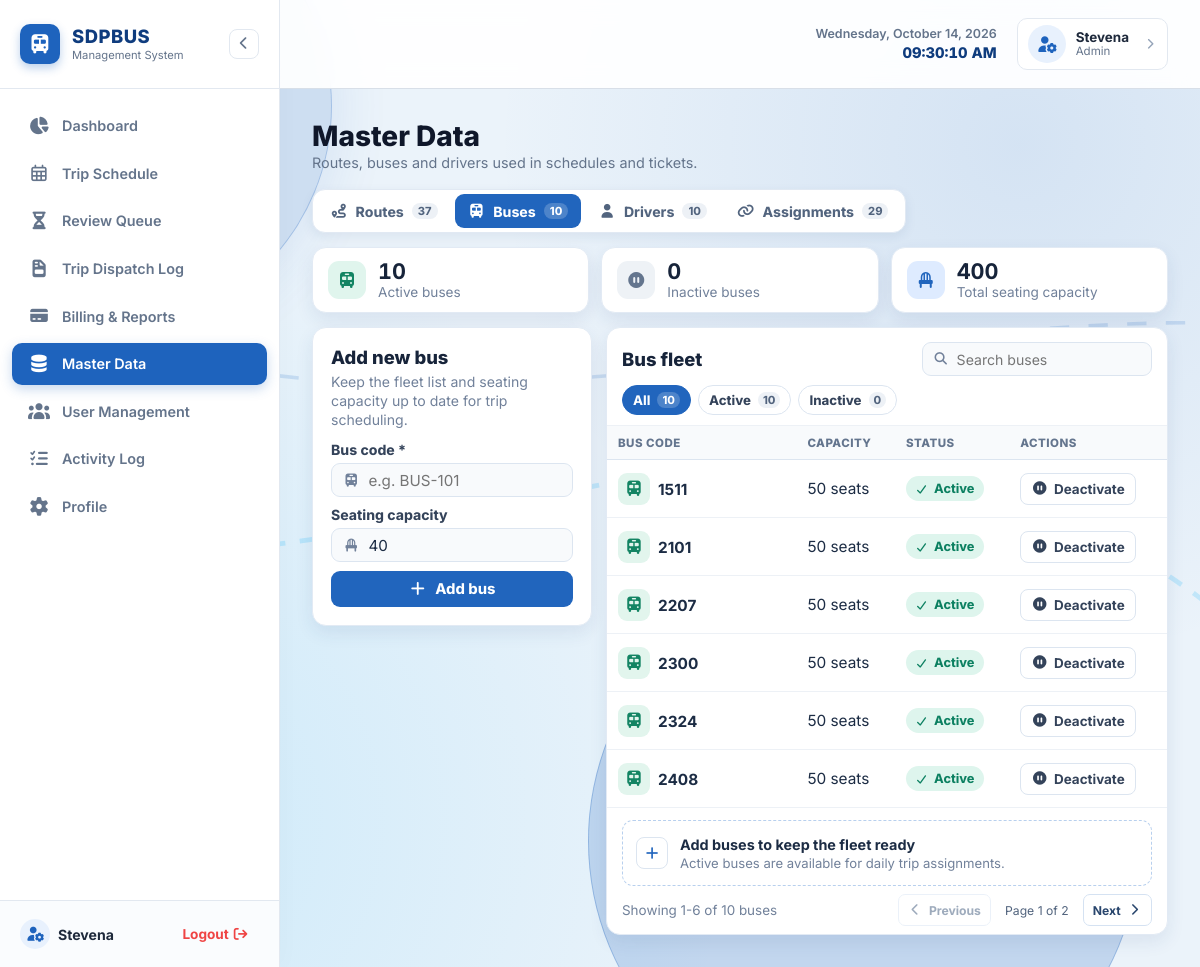
Page /ojt-sdpbus/frontend/admin/master_data.php?tab=buses (signed in) on the committed database.
### tables this page shows
CREATE TABLE buses (
    id INTEGER PRIMARY KEY AUTOINCREMENT,
    bus_code VARCHAR(20) NOT NULL UNIQUE,
    capacity INTEGER NOT NULL DEFAULT 40,
    status VARCHAR(20) NOT NULL DEFAULT 'ACTIVE',
    created_at DATETIME DEFAULT CURRENT_TIMESTAMP
);

### ojt-sdpbus/frontend/admin/master_data.php (the view, shortened to what the rows shown need)
<?php
require_once __DIR__ . '/../../includes/functions.php';
$db = Database::getConnection();
$activeTab = strtolower(sanitize($_GET['tab'] ?? 'routes'));
$routes = $db->query("SELECT * FROM routes ORDER BY route_name ASC")->fetchAll();
$buses = $db->query("SELECT * FROM buses ORDER BY bus_code ASC")->fetchAll();
$drivers = $db->query("SELECT * FROM drivers ORDER BY driver_name ASC")->fetchAll();
$assignments = $db->query("SELECT da.id, da.driver_id, da.bus_id, da.route_id, da.status,
                                  d.driver_name, b.bus_code, r.route_name
                           FROM driver_assignments da
                           JOIN drivers d ON d.id = da.driver_id
                           JOIN buses b ON b.id = da.bus_id
                           JOIN routes r ON r.id = da.route_id
                           ORDER BY d.driver_name, b.bus_code, r.route_name")->fetchAll();
$masterTabs = [
    'routes' => ['label' => 'Routes', 'icon' => 'fa-route', 'items' => $routes, 'count' => count($routes)],
    'buses' => ['label' => 'Buses', 'icon' => 'fa-bus', 'items' => $buses, 'count' => count($buses)],
    'drivers' => ['label' => 'Drivers', 'icon' => 'fa-user', 'items' => $drivers, 'count' => count($drivers)],
    'assignments' => ['label' => 'Assignments', 'icon' => 'fa-link', 'items' => $assignments, 'count' => count($assignments)]
];
include __DIR__ . '/../../includes/header.php';
?>
<main class="main-content master-data-page">
    <div class="master-data-content">
        <header class="master-page-header">
            <h1>Master Data</h1>
        </header>
        <div class="master-data-layout" data-items-label="<?= strtolower($masterTabs[$activeTab]['label']) ?>">
            <section class="master-panel master-create-panel" aria-labelledby="master-create-title">
                <?php if ($activeTab === 'routes'): ?>
                    <header class="master-panel-heading">
                        <h1 id="master-create-title">Add new route</h1>
                        <p>Rate and toll are applied automatically to every new ticket on this route.</p>
                    </header>
                    <form action="/xampp/yoko-na/ojt-sdpbus/backend/master_data/manage_routes.php" method="POST" class="master-form" autocomplete="off">
                        <input type="hidden" name="action" value="create">
                        <div class="master-field">
                            <label for="route-name">Route name *</label>
                            <div class="master-input-with-icon"><i class="fas fa-route" aria-hidden="true"></i><input type="text" id="route-name" name="route_name" required maxlength="100" autocomplete="off" placeholder="e.g. Route A - Main Line"></div>
                        </div>
                        <div class="master-money-fields">
                            <div class="master-field">
                                <label for="route-rate">Rate (₱)</label>
                                <input type="number" id="route-rate" name="rate" min="0" step="0.01" value="0.00" required>
                            </div>
                            <div class="master-field">
                                <label for="route-toll">Toll (₱)</label>
                                <input type="number" id="route-toll" name="toll" min="0" step="0.01" value="0.00" required>
                            </div>
                        </div>
                        <div class="route-fee-preview" aria-live="polite">
                            <div><span>Rate</span><strong id="preview-rate">₱0.00</strong></div>
                            <div><span>Toll</span><strong id="preview-toll">₱0.00</strong></div>
                            <div class="route-preview-total"><span>Total fee per trip</span><strong id="preview-total">₱0.00</strong></div>
                        </div>
                        <button type="submit" class="master-submit"><i class="fas fa-plus" aria-hidden="true"></i> Add route</button>
                    </form>
                <?php elseif ($activeTab === 'buses'): ?>
                    <header class="master-panel-heading">
                        <h1 id="master-create-title">Add new bus</h1>
                    </header>
                <?php endif; ?>
            </section>
            <section class="master-panel master-list-panel" aria-labelledby="master-list-title">
                <div class="master-list-heading">
                    <h2 id="master-list-title"><?= $activeTab === 'routes' ? 'Existing routes' : ($activeTab === 'buses' ? 'Bus fleet' : ($activeTab === 'drivers' ? 'Driver roster' : 'Driver assignments')) ?></h2>
                </div>
                <div class="master-table-wrap">
                    <table class="master-table">
                        <thead>
                            <?php if ($activeTab === 'routes'): ?>
                                <tr><th scope="col">Route name</th><th scope="col">Rate</th><th scope="col">Toll</th><th scope="col">Total fee</th><th scope="col">Status</th><th scope="col">Actions</th></tr>
                            <?php elseif ($activeTab === 'buses'): ?>
                                <tr><th scope="col">Bus code</th><th scope="col">Capacity</th><th scope="col">Status</th><th scope="col">Actions</th></tr>
                            <?php elseif ($activeTab === 'drivers'): ?>
                                <tr><th scope="col">Driver name</th><th scope="col">Status</th><th scope="col">Actions</th></tr>
                            <?php else: ?>
                                <tr><th scope="col">Driver</th><th scope="col">Bus</th><th scope="col">Route</th><th scope="col">Status</th><th scope="col">Actions</th></tr>
                            <?php endif; ?>
                        </thead>
                        <tbody id="master-rows">
                            <?php if ($activeTab === 'routes'): ?>
                                <?php foreach ($routes as $route): ?>
                                    <tr class="master-row" data-status="<?= htmlspecialchars($route['status']) ?>" data-search="<?= htmlspecialchars(strtolower($route['route_name'])) ?>">
                                        <td data-label="Route name"><span class="master-item-icon icon-route"><i class="fas fa-route" aria-hidden="true"></i></span><strong><?= htmlspecialchars($route['route_name']) ?></strong></td>
                                        <td data-label="Rate">₱<?= number_format((float)$route['rate'], 2) ?></td>
                                        <td data-label="Toll">₱<?= number_format((float)$route['toll'], 2) ?></td>
                                        <td data-label="Total fee"><strong>₱<?= number_format((float)$route['rate'] + (float)$route['toll'], 2) ?></strong></td>
                                        <td data-label="Status"><span class="master-status <?= $route['status'] === 'ACTIVE' ? 'status-active' : 'status-inactive' ?>"><i class="fas <?= $route['status'] === 'ACTIVE' ? 'fa-check' : 'fa-pause' ?>" aria-hidden="true"></i><?= htmlspecialchars(ucfirst(strtolower($route['status']))) ?></span></td>
                                        <td data-label="Actions"><form action="/xampp/yoko-na/ojt-sdpbus/backend/master_data/manage_routes.php" method="POST"><input type="hidden" name="action" value="toggle_status"><input type="hidden" name="route_id" value="<?= (int)$route['id'] ?>"><input type="hidden" name="status" value="<?= $route['status'] === 'ACTIVE' ? 'INACTIVE' : 'ACTIVE' ?>"><button type="submit" class="master-toggle"><i class="fas <?= $route['status'] === 'ACTIVE' ? 'fa-pause-circle' : 'fa-play-circle' ?>" aria-hidden="true"></i><?= $route['status'] === 'ACTIVE' ? 'Deactivate' : 'Activate' ?></button></form></td>
                                    </tr>
                                <?php endforeach; ?>
                            <?php elseif ($activeTab === 'buses'): ?>
                                <?php foreach ($buses as $bus): ?>
                                    <tr class="master-row" data-status="<?= htmlspecialchars($bus['status']) ?>" data-search="<?= htmlspecialchars(strtolower($bus['bus_code'])) ?>">
                                        <td data-label="Bus code"><span class="master-item-icon icon-bus"><i class="fas fa-bus" aria-hidden="true"></i></span><strong><?= htmlspecialchars($bus['bus_code']) ?></strong></td>
                                        <td data-label="Capacity"><?= (int)$bus['capacity'] ?> seats</td>
                                        <td data-label="Status"><span class="master-status <?= $bus['status'] === 'ACTIVE' ? 'status-active' : 'status-inactive' ?>"><i class="fas <?= $bus['status'] === 'ACTIVE' ? 'fa-check' : 'fa-pause' ?>" aria-hidden="true"></i><?= htmlspecialchars(ucfirst(strtolower($bus['status']))) ?></span></td>
                                        <td data-label="Actions"><form action="/xampp/yoko-na/ojt-sdpbus/backend/master_data/manage_buses.php" method="POST"><button type="submit" class="master-toggle"><i class="fas <?= $bus['status'] === 'ACTIVE' ? 'fa-pause-circle' : 'fa-play-circle' ?>" aria-hidden="true"></i><?= $bus['status'] === 'ACTIVE' ? 'Deactivate' : 'Activate' ?></button></form></td>
                                    </tr>
                                <?php endforeach; ?>
                            <?php endif; ?>
                        </tbody>
                    </table>
                </div>
            </section>
        </div>
    </div>
</main>
<?php include __DIR__ . '/../../includes/footer.php'; ?>

### rows in the picture
buses: bus_code "1511", capacity "50", status "Active", shows "Deactivate"
buses: bus_code "2101", capacity "50", status "Active", shows "Deactivate"
buses: bus_code "2207", capacity "50", status "Active", shows "Deactivate"
buses: bus_code "2300", capacity "50", status "Active", shows "Deactivate"
buses: bus_code "2324", capacity "50", status "Active", shows "Deactivate"
buses: bus_code "2408", capacity "50", status "Active", shows "Deactivate"

### other values in the picture
$username "Stevena"
$role "Admin"
$tab['label'] "Routes"
$tab['count'] "37"
$tab['label'] "Buses"
$tab['count'] "10"
$tab['label'] "Drivers"
$tab['label'] "Assignments"
$tab['count'] "29"
$activeCount "10"
$masterTabs[$activeTab]['label'] "buses"
$inactiveCount "0"
$thirdMetric['value'] "400"
$thirdMetric['label'] "Total seating capacity"
count($currentItems) "10"
